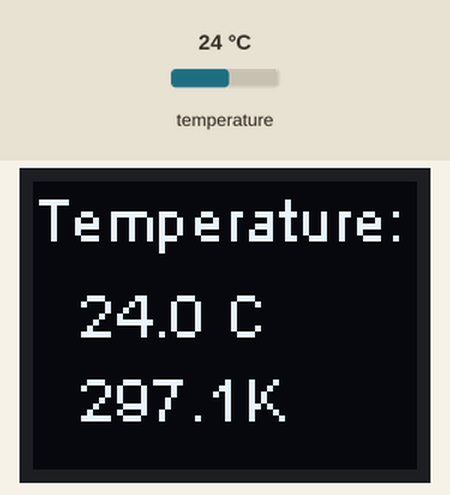
Recording of a sketch running on a simulated ESP32-C3. Shown: 64×48 one-colour display. Inputs (shaded band) come from the test bench; at power-on: temperature 24 °C.

Above: at 4.3 s.
4.4 s: temperature set to 12 °C
At 7.0 s:
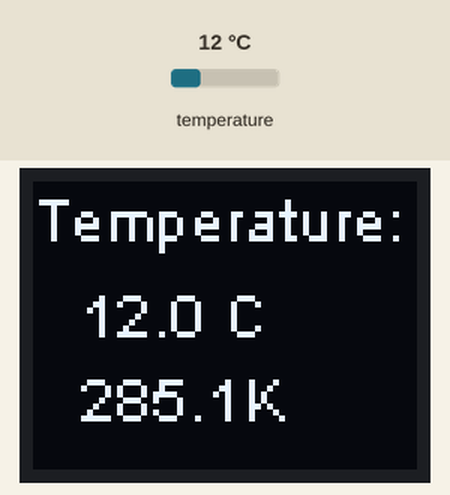
8.1 s: temperature set to 19 °C
At 10.4 s:
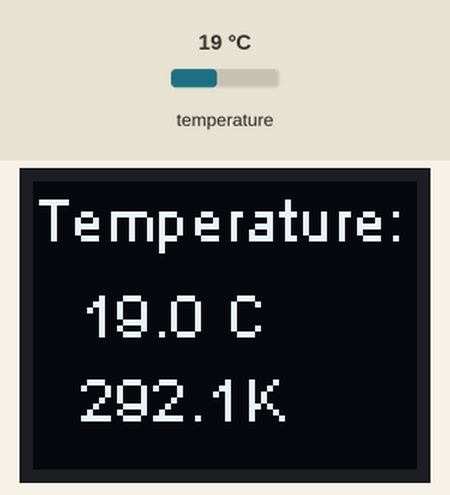
11.8 s: temperature set to 28 °C
At 12.7 s:
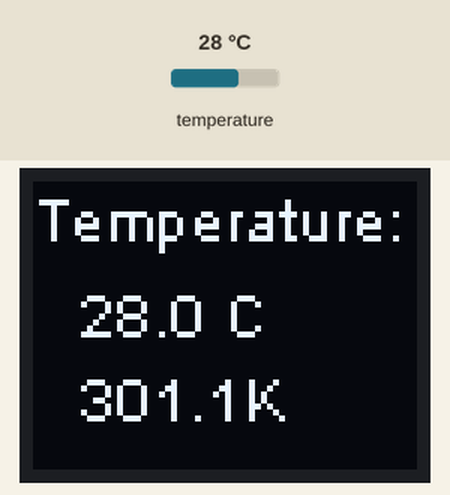
Timing chart, 0 to 14.8 s (numbered marks = the images above; inputs shaded):
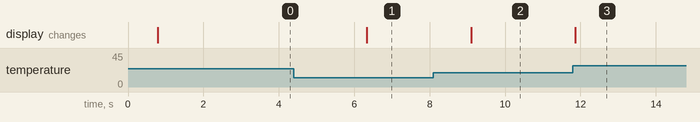

The sketch:

DS18B20_C3-Mini_0.66-OLED_cloudfree.ino
```cpp
#include <Wire.h>
#include <SSD1306Wire.h>
#include <OneWire.h>
#include <DallasTemperature.h>

// Initialize the OLED display using the ThingPulse SSD1306 library
#define SCREEN_ADDRESS 0x3C
SSD1306Wire display(SCREEN_ADDRESS, SDA, SCL, GEOMETRY_64_48);

// DS18B20 Temperature Sensor Pin
#define ONE_WIRE_PIN 7  // GPIO8 for ESP32-C3 Mini
OneWire oneWire(7);
DallasTemperature sensors(&oneWire);

void setup() {
  Serial.begin(115200);

  // Initialize the display
  display.init();
  display.flipScreenVertically();
  display.clear();
  display.setFont(ArialMT_Plain_10); // Use a readable font

  // Start the DS18B20 sensor
  sensors.begin();
}

void loop() {
  // Request temperature from DS18B20 sensor
  sensors.requestTemperatures();
  float tempC = sensors.getTempCByIndex(0);  // Get temperature in Celsius
  float tempK = tempC + 273.15;              // Convert Celsius to Kelvin

  // Clear the display
  display.clear();

  // Display temperature in Celsius with 1 decimal place and the degree symbol
  display.drawString(0, 0, "Temperature:");
  display.drawString(8, 16, String(tempC, 1) + " \xB0""C");
  display.drawString(8, 30, String(tempK, 1) + "K");  // Print Kelvin with 1 decimal

  // Display the buffer contents on the screen
  display.display();

  // Wait 2 seconds before the next update
  delay(2000);
}
```

Measured:
- after the input at 4.4 s, the display: changes after 1.9 s (image 1)
- after the input at 8.1 s, the display: changes after 1.0 s (image 2)
- after the input at 11.8 s, the display: changes after 0.07 s (image 3)
